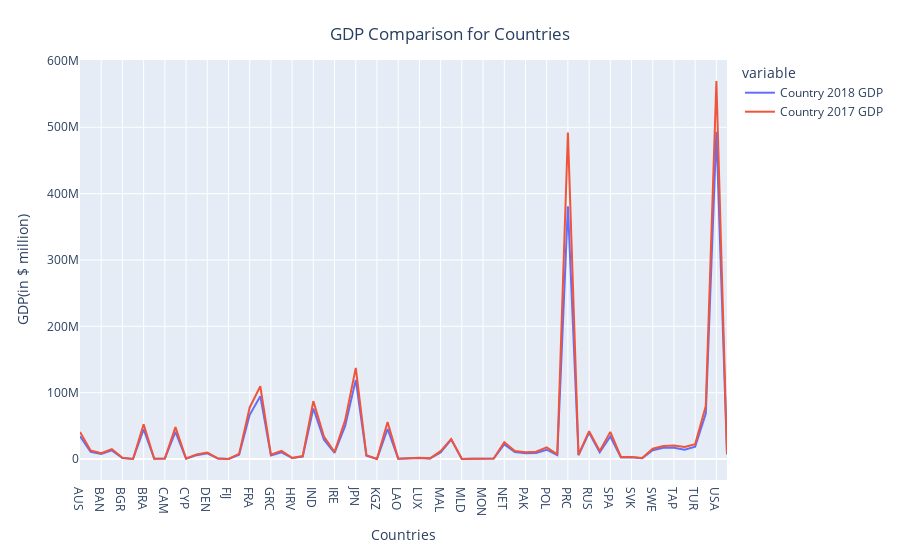

The cell this chart's notebook holds for it:
### Code cell
fig = px.line(new_df[["Country 2018 GDP","Country 2017 GDP"]])
fig.update_layout(
    title="GDP Comparison for Countries",
    title_x=0.5,
    title_y=0.95
)
fig.update_xaxes(title_text="Countries")
fig.update_yaxes(title_text="GDP(in $ million)")
fig.show()

### Figure 1 — Plotly figure (JSON) as saved in the notebook; plotly's stock layout.template omitted (floating-point values rounded to 4 significant figures)
{"data": [{"hovertemplate": "variable=Country 2018 GDP<br>ADB Country Code=%{x}<br>value=%{y}<extra></extra>", "legendgroup": "Country 2018 GDP", "line": {"color": "#636efa", "dash": "solid"}, "marker": {"symbol": "circle"}, "mode": "lines", "name": "Country 2018 GDP", "orientation": "v", "showlegend": true, "type": "scatter", "x": ["AUS", "AUT", "BAN", "BEL", "BGR", "BHU", "BRA", "BRU", "CAM", "CAN", "CYP", "CZE", "DEN", "EST", "FIJ", "FIN", "FRA", "GER", "GRC", "HKG", "HRV", "HUN", "IND", "INO", "IRE", "ITA", "JPN", "KAZ", "KGZ", "KOR", "LAO", "LTU", "LUX", "LVA", "MAL", "MEX", "MLD", "MLT", "MON", "NEP", "NET", "NOR", "PAK", "PHI", "POL", "POR", "PRC", "ROM", "RUS", "SIN", "SPA", "SRI", "SVK", "SVN", "SWE", "SWI", "TAP", "THA", "TUR", "UKG", "USA", "VIE"], "xaxis": "x", "y": [34410000.0, 10930000.0, 7673000.0, 13030000.0, 1563000.0, 70980.0, 44850000.0, 379900.0, 687200.0, 41120000.0, 599100.0, 5885000.0, 8536000.0, 737600.0, 155000.0, 6642000.0, 66660000.0, 94740000.0, 5233000.0, 10160000.0, 1463000.0, 3789000.0, 76120000.0, 29180000.0, 9180000.0, 50010000.0, 119300000.0, 5022000.0, 226600.0, 45340000.0, 502700.0, 1282000.0, 1701000.0, 825800.0, 10040000.0, 29300000.0, 127900.0, 349300.0, 365900.0, 697000.0, 21930000.0, 10420000.0, 8808000.0, 9265000.0, 14060000.0, 5776000.0, 381000000.0, 5749000.0, 39780000.0, 10200000.0, 34060000.0, 2489000.0, 2542000.0, 1296000.0, 13350000.0, 16920000.0, 17029208, 14140000.0, 18510000.0, 68530000.0, 493100000.0, 6866000.0], "yaxis": "y"}, {"hovertemplate": "variable=Country 2017 GDP<br>ADB Country Code=%{x}<br>value=%{y}<extra></extra>", "legendgroup": "Country 2017 GDP", "line": {"color": "#EF553B", "dash": "solid"}, "marker": {"symbol": "circle"}, "mode": "lines", "name": "Country 2017 GDP", "orientation": "v", "showlegend": true, "type": "scatter", "x": ["AUS", "AUT", "BAN", "BEL", "BGR", "BHU", "BRA", "BRU", "CAM", "CAN", "CYP", "CZE", "DEN", "EST", "FIJ", "FIN", "FRA", "GER", "GRC", "HKG", "HRV", "HUN", "IND", "INO", "IRE", "ITA", "JPN", "KAZ", "KGZ", "KOR", "LAO", "LTU", "LUX", "LVA", "MAL", "MEX", "MLD", "MLT", "MON", "NEP", "NET", "NOR", "PAK", "PHI", "POL", "POR", "PRC", "ROM", "RUS", "SIN", "SPA", "SRI", "SVK", "SVN", "SWE", "SWI", "TAP", "THA", "TUR", "UKG", "USA", "VIE"], "xaxis": "x", "y": [40830000.0, 12920000.0, 8747000.0, 15070000.0, 1910000.0, 81620.0, 52520000.0, 440900.0, 977300.0, 48090000.0, 787900.0, 6911000.0, 9811000.0, 868500.0, 224700.0, 7788000.0, 77750000.0, 109700000.0, 6488000.0, 12250000.0, 1774000.0, 4541000.0, 87330000.0, 33960000.0, 10590000.0, 58610000.0, 137300000.0, 5964000.0, 275600.0, 55780000.0, 596500.0, 1499000.0, 1977000.0, 1018000.0, 11840000.0, 30310000.0, 192800.0, 424800.0, 445400.0, 806300.0, 25490000.0, 12040000.0, 10180000.0, 10990000.0, 17600000.0, 6948000.0, 491900000.0, 6617000.0, 41960000.0, 12020000.0, 40950000.0, 3195000.0, 2967000.0, 1517000.0, 15550000.0, 19680000.0, 20480000.0, 18320000.0, 22530000.0, 80070000.0, 569700000.0, 8295000.0], "yaxis": "y"}], "layout": {"legend": {"title": {"text": "variable"}, "tracegroupgap": 0}, "margin": {"t": 60}, "title": {"text": "GDP Comparison for Countries", "x": 0.5, "y": 0.95}, "xaxis": {"anchor": "y", "domain": [0, 1], "title": {"text": "Countries"}}, "yaxis": {"anchor": "x", "domain": [0, 1], "title": {"text": "GDP(in $ million)"}}}}
